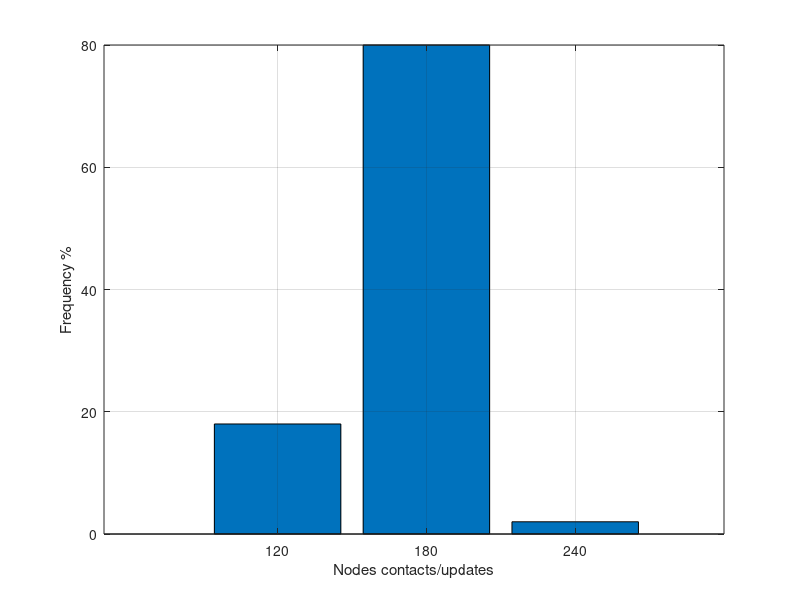

Source code (MATLAB):
%  read labels and x-y data
data = load('MarkovImportantContactUpdates.txt');     %  read data into the my_xy matrix
%x=['2 \lt 2.25','2 \lt 2.25','2 \lt 2.25','2 \lt 2.25','2 \lt 2.25','2 \lt 2.25','2 \lt 2.25','2 \lt 2.25' ];
%y = randn(10000,1);
[a,b]=hist(data(:),120:60:240); 
bar(b,a,0.85);
%[h,b] = std(data(:));
%figure;
%plot(b,h);
xlabel('Nodes contacts/updates');
ylabel('Frequency %');
grid on;

%plot(Prob,Err1,'r.-',Prob,Err2,'b.-',Prob,Err3,'g.-',Prob,Err4,'c.-',Prob,Err5,'y.-');
%xlabel('P_{err}');           % add axis labels and plot title
%ylabel('Temporal Robustness');

%axis([0.000075 1.000 0.0 1.000],[0.000075 1.000 0.0 1.000]);
%set(gca,'XGrid','on','YGrid','on');
%set(gca,'gridlinestyle','--')
%grid on;
%legend('p = 10^{-4}','p = 10^{-3}','p = 10^{-2}','p = 10^{-1}','p = 1');

%title('Mean monthly precipitation at Portland International Airport');
%plot(Prob,EffSim,'bx-',Prob,EffTheor,'ro-');     %  plot precip vs. month with circles
